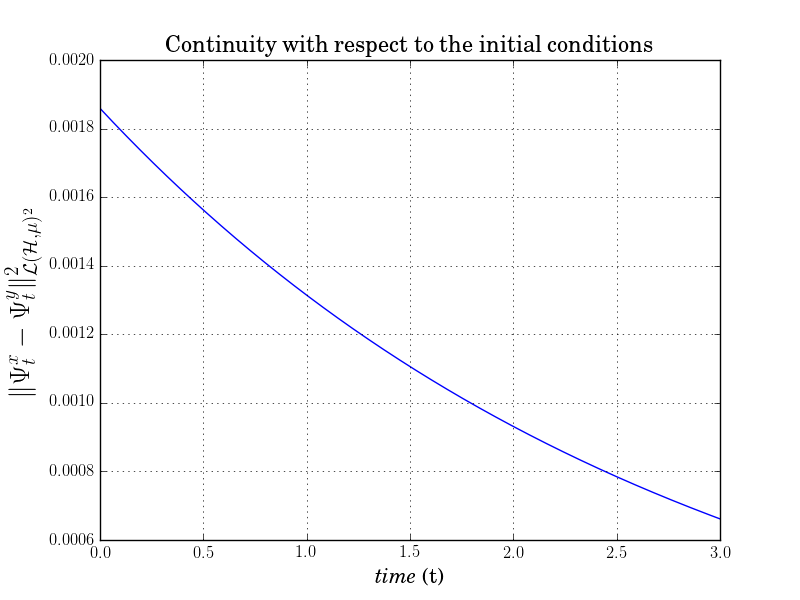

Here is the Python script that generated this plot:
from numpy import sin, pi, sqrt, exp, cos
import numpy as np
from scipy.integrate import dblquad
from scipy import special
import matplotlib.pyplot as plt
from math import factorial
from Simulation import Un
from numba import jit

from matplotlib import rc
rc('font',**{'family':'sans-serif','sans-serif':['Helvetica']})
rc('text', usetex=True)

@jit
def measure(x):
    """
    This function calculates the Gaussian measure

    Parameters
    ----------
    x : array or float;
        array or float to compute the Gaussian measure

    Returns
    -------
    mu : float or array,
        Gaussian measure in x

    """

    mu = (1.0 / sqrt(2.0 * pi)) * exp(-0.5 * x**2)
    return mu


def integ(J, M):
    """
    This function calculates the integral of the norm between two solutions
    with different initial conditions for a fixed point in real space

    Parameters
    ----------
    J : array; shape(M, M)
        Array containing the grades of the polynomials
    M : int; number of ODEs

    Returns
    -------
    Pn, Qn : array, shape(M, M)
        array containing the integrals of the Hermite polynomials

    """
    Pn = np.zeros([M, M])
    Qn = np.zeros([M, M])
    for j in range(0, M):
        for i in range(0, M):
            if (J[i, j] > 0):
                Jij = int(J[i, j])
                P = lambda x, y: (abs(((-1)**Jij)*(special.eval_hermitenorm(Jij, x) - special.eval_hermitenorm(Jij, y)) / (factorial(Jij + 1)**2))** 2) * measure(x) * measure(y)
                Q = lambda x, y: (abs(((-1)**Jij)* special.eval_hermitenorm(Jij, y)/(factorial(Jij + 1)**2))** 2) * measure(x) * measure(y)
                integn1 = dblquad(P, -np.inf, np.inf, lambda x: -np.inf, lambda x: np.inf)
                integn2 = dblquad(Q, -np.inf, np.inf, lambda x: -np.inf, lambda x: np.inf)
                Pn[i, j] = integn1[0]
                Qn[i, j] = integn2[0]
    return Pn, Qn

@jit
def conv_IC(xSpace, tim, M, J, EigValRe, EigValIm, EigVecRe, EigVecIm, U_1, U_2):
    """
    This function calculates the norm between two solutions
    with different initial conditions for a fixed point in real space

    Parameters
    ----------
    xSpace : array; discretized real space
    tim : array; discretized time
    M : int; number of ODEs
    J : array; shape([M, M])
        Array containing the grades of the polynomials
    EigValRe : array, size M
        Array containing the real eigenvalues of matrix A
    EigValIm : array, size M
        Array containing the imaginary eigenvalues of matrix A
    EigVecRe : array, shape(M, M)
        Array containing the real eigenvectors of matrix A
    EigVecIm : array, shape(M, M)
        Array containing the imaginary eigenvectors of matrix A
    U_1 : array, shape(M, len(xSpace))
        Array containing the ordinary differential equations system constants to u0
    U_2 : array, shape(M, len(xSpace))
        Array containing the ordinary differential equations system constants to approximation

    Returns
    -------
    graph : object, convergence - time
    """

    Pn, Qn = integ(J, M)
    z = int(len(xSpace) / 50)
    Utn = Un(tim, M, EigValRe, EigValIm, EigVecRe, EigVecIm, U_1, z)
    Vtn = Un(tim, M, EigValRe, EigValIm, EigVecRe, EigVecIm, U_2, z)
    normas = []
    times = []
    for k in range(0,len(tim)):
        Ut = Utn[k,:]
        Vt = Vtn[k,:]
        sum = 0

        for j in range(0, M):
            for i in range(0, M):
                prod1 = 1.0
                prod2 = 1.0
                sum1 = Ut[J[i, j]]**2
                sum2 = (Ut[J[i, j]] - Vt[J[i, j]])**2
                for l in range(0, M):
                    if (J[l, j] > 0):
                        prod1 = prod1 * Pn[l, j]
                        prod2 = prod2 * Qn[l, j]
                sum = sum + sum1 * prod1 + sum2 * prod2
        norma1 = sum
        normas.append(norma1)
        times.append(tim[k])

    fig4, ax4 = plt.subplots()
    plt.rc('text', usetex=True)
    plt.rc('font', family='serif')
    plt.plot(times, normas)

    plt.xlabel(r'\textit{time} (t)', fontsize=15)
    plt.ylabel(r'\textbf{$\| \Psi_{t}^{x} - \Psi_{t}^{y} \|_{\mathcal{L}(\mathcal{H}, \mu)^{2}}^{2}$}', fontsize=20)
    plt.title('Continuity with respect to the initial conditions',
              fontsize=16, color='black')
    ax4.grid()
    fig4.savefig('Convergence')
